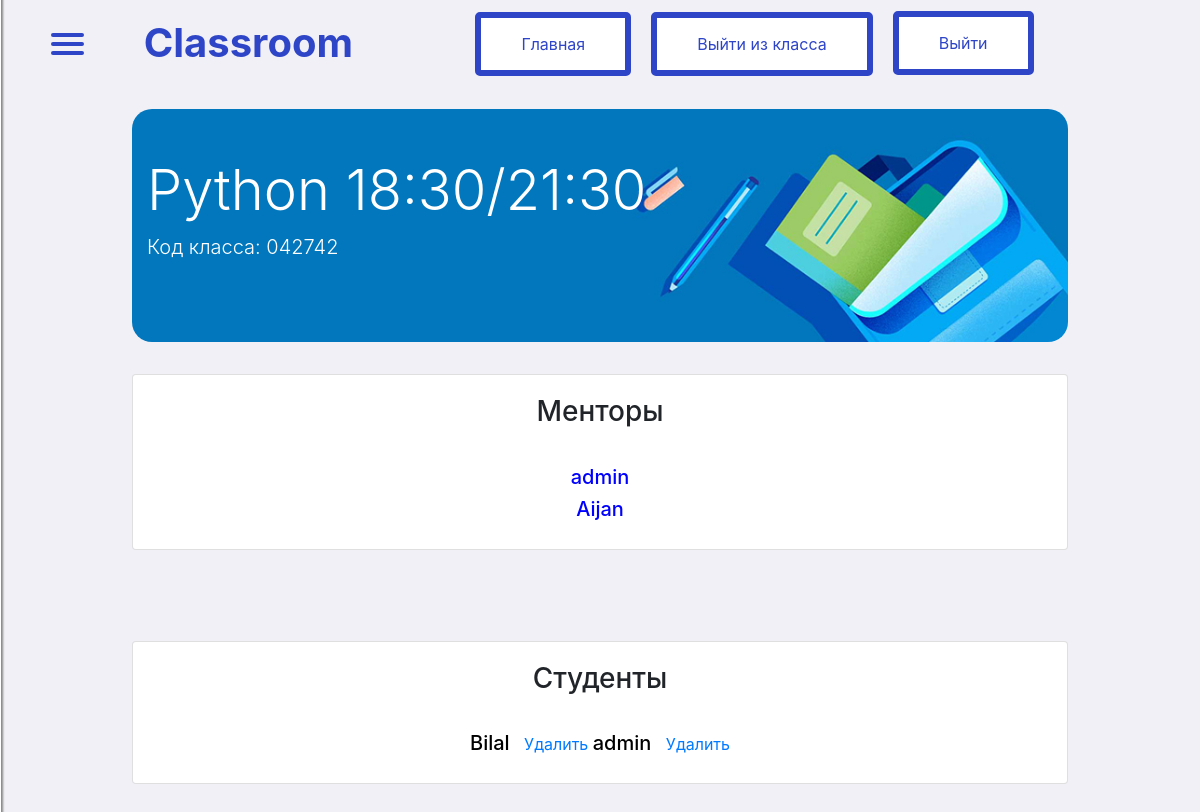
The app's page /classroom/group_list/2/ (signed in) with its own data.
### classroom/models.py (models this page shows, shortened)
class Student(models.Model):
    student = models.ForeignKey('account.MyUser', on_delete=models.CASCADE, verbose_name='Студент')
    classroom = models.ForeignKey(Classroom, on_delete=models.CASCADE)
    created_date = models.DateTimeField(auto_now_add=True, verbose_name='Дата создания')
    def __str__(self):
        return str(self.student)
    class Meta:
        verbose_name = 'Студент'
        verbose_name_plural = 'Студент'

class Classroom(models.Model):
    classroom_name = models.CharField(max_length=99, verbose_name='Название')
    section = models.CharField(max_length=99, verbose_name='Раздел')
    class_code = models.CharField(max_length=10, default='0000000')
    created_date = models.DateTimeField(auto_now_add=True, verbose_name='Дата создания')

class Teacher(models.Model):
    teacher = models.ForeignKey(settings.AUTH_USER_MODEL, on_delete=models.CASCADE, verbose_name='Ментор')
    classroom = models.ForeignKey(Classroom, on_delete=models.CASCADE)
    created_date = models.DateTimeField(auto_now_add=True, verbose_name='Дата создания')
    def __str__(self):
        return str(self.teacher)
    class Meta:
        verbose_name = 'Ментор'
        verbose_name_plural = 'Менторы'

### account/models.py (models this page shows, shortened)
class MyUser(AbstractBaseUser, PermissionsMixin):
    username = models.CharField(
        max_length=50,
        verbose_name='Имя пользователя',
        unique=True,
    )
    phone_number = PhoneNumberField(
        verbose_name=('Номер телефона'),
        unique=True
    )
    status = models.PositiveSmallIntegerField(
        choices=(
            (1, 'Простой пользователь'),
            (2, 'Студент'),
            (3, 'Менеждер'),
            (4, 'Ментор'),
            (5, 'Копирайтер'),
        ),
        default=1,
        verbose_name=('Статус')
    )
    created_date = models.DateField(auto_now_add=True, verbose_name='Дата создания аккаунта')
    is_active = models.BooleanField(
        default=True,
        verbose_name=('Пользователь активен?')
    )
    is_admin = models.BooleanField(
        default=False,
        verbose_name=('Админ')
    )
    objects = MyUserManager()
    USERNAME_FIELD = 'phone_number'
    REQUIRED_FIELDS = ['username', ]
    def __str__(self):
        return self.username
    class Meta:
        verbose_name = 'Пользователь'
        verbose_name_plural = 'Пользователи'

### classroom/views.py (the view)
# urls.py: path('group_list/<int:pk>/', views.group_list, name='group_list'),
def group_list(request, pk):
    classroom = Classroom.objects.get(id=pk)
    students = Student.objects.filter(classroom=classroom).exclude(student__status=4)
    teacher = Teacher.objects.get(classroom=classroom)
    assistants = Student.objects.filter(classroom=classroom, student__status=4)
    return render(request, template_name='classroom/group_list.html', context={
        'classroom': classroom,
        'students': students,
        'teacher': teacher,
        "assistants": assistants})

### classroom/templates/classroom/group_list.html (shortened to what this page needs)
{% extends 'classroom/parent_class.html' %}
{% load static %}
{% block hamburger %}
    <div class="jumbotron jumbotron-fluid class_jumbotron">
        <div class="container">
        <h1 class="display-4 class_title">{{ classroom.classroom_name }}</h1>
        <p class="lead class_code">Код класса: {{ classroom.class_code }}</p>
        </div>
    </div>
    <div class="contatiner_of_assignments">
      <div class="card assignment_card" style="width: 18rem;">
      <div class="card-body">
      <h3 class="card-title">Менторы</h3><br>
      <h5 style="color: blue;">{{ teacher }}</h5>
      {% for assistant in assistants %}
        <h5 style="color: blue;">{{ assistant }}</h5>
      {% endfor %}
      </div>
      </div>
      </div>
<br><br><br>
    <div class="contatiner_of_assignments">
      <div class="card assignment_card" style="width: 18rem;">
      <div class="card-body">
      <h3 class="card-title">Студенты</h3><br>
          {% for student in students %}
            <h5 style="color: black; display: inline-block;">{{ student }}</h5>{% if user.is_admin or user.status == 4 %} <a href="{% url 'delete_student' student.id classroom.id %}" style="margin-left: 10px;">Удалить</a> {% endif %}
          {% endfor %}
      </div>
      </div>
      </div>
{% endblock %}

### classroom/templates/classroom/parent_class.html (shortened to what this page needs)
{% load static  %}
<!DOCTYPE html>
<html lang="en">
<head>
    <link rel="stylesheet" type="text/css" href="{% static 'css/base_class.css' %}">
    <link rel="stylesheet" type="text/css" href="{% static 'css/hamburger.css' %}">
    <link rel="stylesheet" href="https://cdn.jsdelivr.net/npm/bootstrap@4.5.3/dist/css/bootstrap.min.css">
</head>
<body class="container-fluid">
    <nav class="navbar navbar-expand-lg navbar-light navbar_custom">
        <nav role="navigation" >
            <div id="menuToggle" style="z-index: 6;" >
              <span></span>
              <span></span>
              <span></span>
            </div>
          </nav>
        <a class="navbar-brand" href="#" style="font-size:250% !important; color:#2e45c7 !important; margin-left: 7%; margin-right: 9%"><b>Classroom</b></a>
        <div class="collapse navbar-collapse" id="navbarSupportedContent" style="width: 300px;">
            <ul class="navbar-nav mr-auto">
              <li class="nav-item active">
                <a class="mybtn myinfo mybtn-active" type="button" href="{% url 'home' %}" style="text-decoration: none;">Главная</a>
              </li>
              {% for student in students %}
              {% if student.student.id == user.id %}
              <li class="nav-item">
                <a class="mybtn myinfo mybtn-active" type="button" href="{% url 'unenroll_class' classroom.id %}" style="text-decoration: none;">Выйти из класса</a>
              </li>
              {% endif %}
              {% endfor %}
              <li class="nav-item active">
                <a class="mybtn myinfo mybtn-active" type="button" href="{% url 'logout' %}" style="text-decoration: none;">Выйти</a>
              </li>
            </ul>
        </div>
    </nav>
      {% block hamburger %}
      {% endblock %}
</body>
</html>

### static/css/base_class.css (style rules this page uses)
body { background-color: #f0f0f6 !important; }
.assignment_card { text-align: center !important; width: 100% !important; margin-right: 10% !important; margin-bottom: 2%; }
.contatiner_of_assignments { margin-left: 10% !important; margin-right: 10% !important; }
.class_title { color: #ffffff; padding-top:1px; }
.class_code { color: #ffffff !important; }
.class_jumbotron { border-radius: 20px !important; margin-left: 10%; margin-right: 10%; margin-top: 2%; background-image: url("../images/img_backtoschool.jpg"); background-size: cover; padding-top:4% !important; }
#menuToggle { display: block; position: relative; top: 3px; left: 20px; z-index: 1; -webkit-user-select: none; user-select: none; }
#menuToggle span { display: block; width: 33px; height: 4px; margin-bottom: 5px; position: relative; background: #2e45c7; border-radius: 3px; z-index: 1; transform-origin: 4px 0px; transition: transform 0.5s cubic-bezier(0.77,0.2,0.05,1.0), background 0.5s cubic-bezier(0.77,0.2,0.05,1.0), opacity 0.55s ease; }
#menuToggle span:nth-last-child(2) { transform-origin: 0% 100%; }

### static/css/hamburger.css (style rules this page uses)
body { margin: 0; padding: 0; background:#f0f0f6 !important; color: #ffffff; font-family: "Avenir Next", "Avenir", sans-serif; }
.mybtn { border: 6px solid black; background-color: white; border-radius: 5px; color: black; padding: 14px 28px; font-size: 16px; cursor: pointer; padding-left:40px; padding-right:40px; margin-top: 1%; margin-left: 20px; }
.myinfo { border-color: #2e45c7 !important; color: #2e45c7 !important; }

### records on screen
Student: shows "Выйти из класса", student.username "admin"
Classroom: classroom_name "Python 18:30/21:30", class_code "042742"
Teacher: teacher.username "admin"
Student: student.username "Aijan"
Student: student.username "Bilal"
